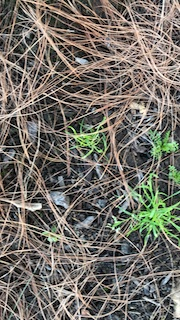
#> input picture oldProgramFiles/hackFresno19/images/to_tune.JPG, 180 x 320 px
$ python -i tune_img.py   (imports and definitions only)   (older library calls are emulated)
#> lines starting #> are read from the running program, lines starting #| are printed output that depends on the picture; after the words box and inside, x2 and y2 are one past the last pixel; in counts of white or black regions, pixels touching at a corner belong together
#> further down, picture is the input picture: shape (320, 180, 3); mean B, G, R 102.5, 110.5, 114.3
import cv2
import argparse


def nothing(x):
    pass


# [61 lines left out: functions binary_thresh, gaussian_thresh, mean_thresh, to_zero_thresh, not called in this run]


def canny(image):
    img = image
    blur = cv2.bilateralFilter(img, 11, 17, 17)
    while True:
        canny_min = 0
        canny_max = 1
        edged = cv2.Canny(blur, canny_min, canny_max)
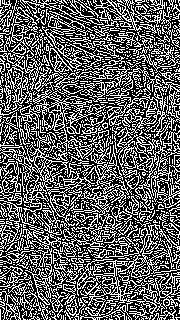
#> edged: shape (320, 180); 37.9% white in thin lines or dots
        # Find contours in image, keep largest.
        _, contours, _ = cv2.findContours(edged.copy(), cv2.RETR_TREE, cv2.CHAIN_APPROX_SIMPLE)
#> contours = 1605 contours, 1414 with area under 20; largest, box (x1, y1, x2, y2) and area: (0, 71, 132, 255) 3814, (77, 224, 180, 316) 2784, (65, 43, 180, 178) 1152, (0, 16, 44, 110) 749, (142, 224, 172, 264) 599
        contours = sorted(contours, key=cv2.contourArea, reverse=True)[:10]
#> contours = 10 contours; largest, box (x1, y1, x2, y2) and area: (0, 71, 132, 255) 3814, (77, 224, 180, 316) 2784, (65, 43, 180, 178) 1152, (0, 16, 44, 110) 749, (142, 224, 172, 264) 599
        cv2.namedWindow('canny')
        cv2.createTrackbar('canny_min', 'canny', 0, 5000, nothing)
        cv2.createTrackbar('canny_max', 'canny', 0, 5000, nothing)

        # while True:
        canny_min = cv2.getTrackbarPos('canny_min', 'canny')
        canny_max = cv2.getTrackbarPos('canny_max', 'canny')
        for contour in contours:
            # Approximate contour
            perimeter = cv2.arcLength(contour, True)
            approx = cv2.approxPolyDP(contour, 0.000001 * perimeter, True)
            # Bounding rect.
            x, y, w, h = cv2.boundingRect(contour)

            if w > 100 and h > 100:
                cropped_img = img[y:y + h, x:x + w]
                # Threshold the now cropped image
                _, thresh_cropped_img = cv2.threshold(cropped_img,
                                                      40,
                                                      255,
                                                      cv2.THRESH_BINARY)

            cv2.drawContours(img, [approx], -1, (0, 255, 0), 3)
            cv2.imshow('canny', img)
#> this loop made 10 passes
#> (perimeter, x, y, w, h) on passes 1 to 10: (5466.2, 0, 71, 132, 184), (2432.3, 77, 224, 103, 92), (3323.8, 65, 43, 115, 135), (929.7, 0, 16, 44, 94), (375.8, 142, 224, 30, 40), (740.8, 42, 11, 50, 60), (504.8, 93, 0, 64, 34), (763.5, 0, 272, 41, 48), (220.5, 122, 280, 30, 22), (896.3, 23, 228, 44, 77)
#> pass 1, in canny, `cropped_img = img[y:y + h, x:x + w]`:
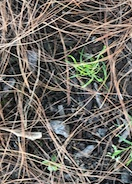
#> cropped_img: shape (184, 132, 3); mean B, G, R 97.3, 103.9, 108.6
#> pass 1, in canny, `_, thresh_cropped_img = cv2.threshold(cropped_img, 40, 255, cv2.THRESH..`:
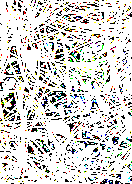
#> thresh_cropped_img: shape (184, 132, 3); mean B, G, R 208.4, 212, 213.1
#> pass 1, in canny, `cv2.imshow('canny', img)`:
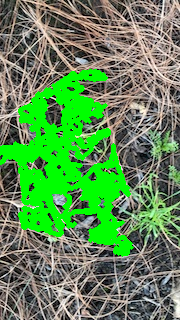
#> window 'canny': shape (320, 180, 3); mean B, G, R 84.2, 140, 94.1
#> pass 2, in canny, `cv2.imshow('canny', img)`:
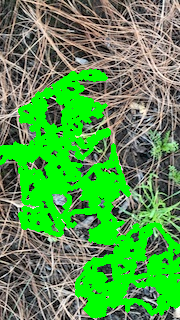
#> window 'canny': shape (320, 180, 3); mean B, G, R 74.9, 153, 84.3
#> after the loop:
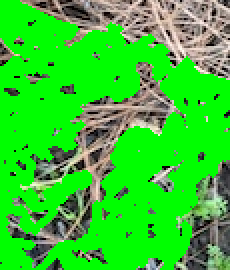
#> cropped_img: shape (135, 115, 3) (shown 2 times larger); mean B, G, R 44, 201.6, 50.9
#> after the loop:
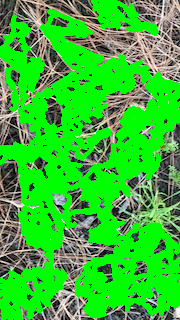
#> img: shape (320, 180, 3); mean B, G, R 48.3, 187.7, 54.5


# [26 lines left out: function cli_menu, not called in this run]


# [3 lines not run here, left out]

>>> import cv2
>>> picture = cv2.imread('../../images/to_tune.JPG')
>>> result = canny(picture)
